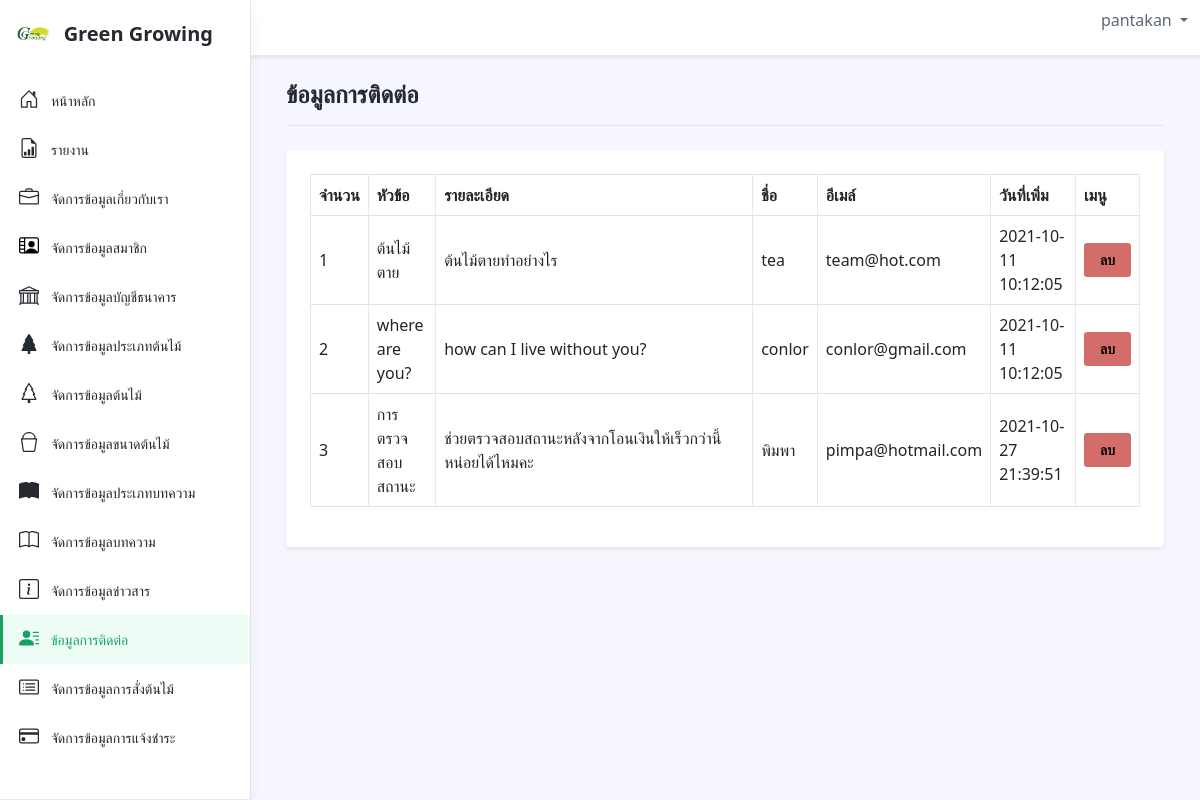
Screenshot of /admin/index.php?page=contact (signed in) with the database file from the repository.
### tables this page shows
CREATE TABLE `db_contact` (
  `contact_id` int(11) NOT NULL,
  `contact_name` varchar(100) NOT NULL,
  `contact_email` varchar(100) NOT NULL,
  `contact_topic` varchar(250) NOT NULL,
  `contact_text` text NOT NULL,
  `contact_date` timestamp NOT NULL DEFAULT current_timestamp() ON UPDATE current_timestamp()
);

### admin/contact/index.php (the view, shortened to what this page needs)
<?php
    $sql = "SELECT * FROM db_contact";
    $query = mysqli_query($conn, $sql);
?>
<div class="row justify-content-between">
    <div class="col-auto">
        <h1 class="app-page-title mb-0">ข้อมูลการติดต่อ</h1>
    </div>
</div>
<hr class="mb-4">
<div class="row g-4 settings-section">
<div class="col-12 col-md-12">
    <div class="app-card app-card-settings shadow-sm p-4">
        <div class="app-card-body">
            <table class="table table-hover table-bordered" id="tableadmin">
                <thead >
                    <tr>
                        <th scope="col">จำนวน</th>
                        <th scope="col">หัวข้อ</th>
                        <th scope="col">รายละเอียด</th>
                        <th scope="col">ชื่อ</th>
                        <th scope="col">อีเมล์</th>
                        <th scope="col">วันที่เพิ่ม</th>
                        <th scope="col">เมนู</th>
                    </tr>
                </thead>
                <tbody>
                    <?php
                        $i = 1;
                        foreach($query as $data):
                    ?>
                        <tr>
                            <td class="align-middle"><?=$i++?></td>
                            <td class="align-middle"><?=$data['contact_topic']?></td>
                            <td style='vertical-align: top; width: 300px; word-wrap: break-word;' class="align-middle">
                                <div style="width: inherit">
                                    <?=$data['contact_text']?>
                                </div>
                                </td>
                            <td class="align-middle"><?=$data['contact_name']?></td>
                            <td class="align-middle"><?=$data['contact_email']?></td>
                            <td class="align-middle"><?=$data['contact_date']?></td>
                            <td class="align-middle">
                                <a href="?page=<?=$_GET['page']?>&function=delete&id=<?=$data['contact_id']?>" onclick="return confirm('ลบการติดต่อ<?=$data['contact_name']?>?')"
                                class="btn btn-sm btn-danger">ลบ</a>
                            </td>
                        </tr>
                    <?php endforeach;?>
                </tbody>
             </table>
        </div>
    </div>
</div>
</div>

### rows the page displays
db_contact: contact_topic "ต้นไม้ตาย", contact_text "ต้นไม้ตายทำอย่างไร", contact_name "tea", contact_email "team@hot.com", contact_date "2021-10-11 10:12:05"
db_contact: contact_topic "where are you?", contact_text "how can I live without you?", contact_name "conlor", contact_email "conlor@gmail.com", contact_date "2021-10-11 10:12:05"
db_contact: contact_topic "การตรวจสอบสถานะ", contact_text "ช่วยตรวจสอบสถานะหลังจากโอนเงินให้เร็วกว่านี้หน่อยได้ไหมคะ", contact_name "พิมพา", contact_email "pimpa@hotmail.com", contact_date "2021-10-27 21:39:51"

### other values shown
$_SESSION['user_login'] "pantakan"
